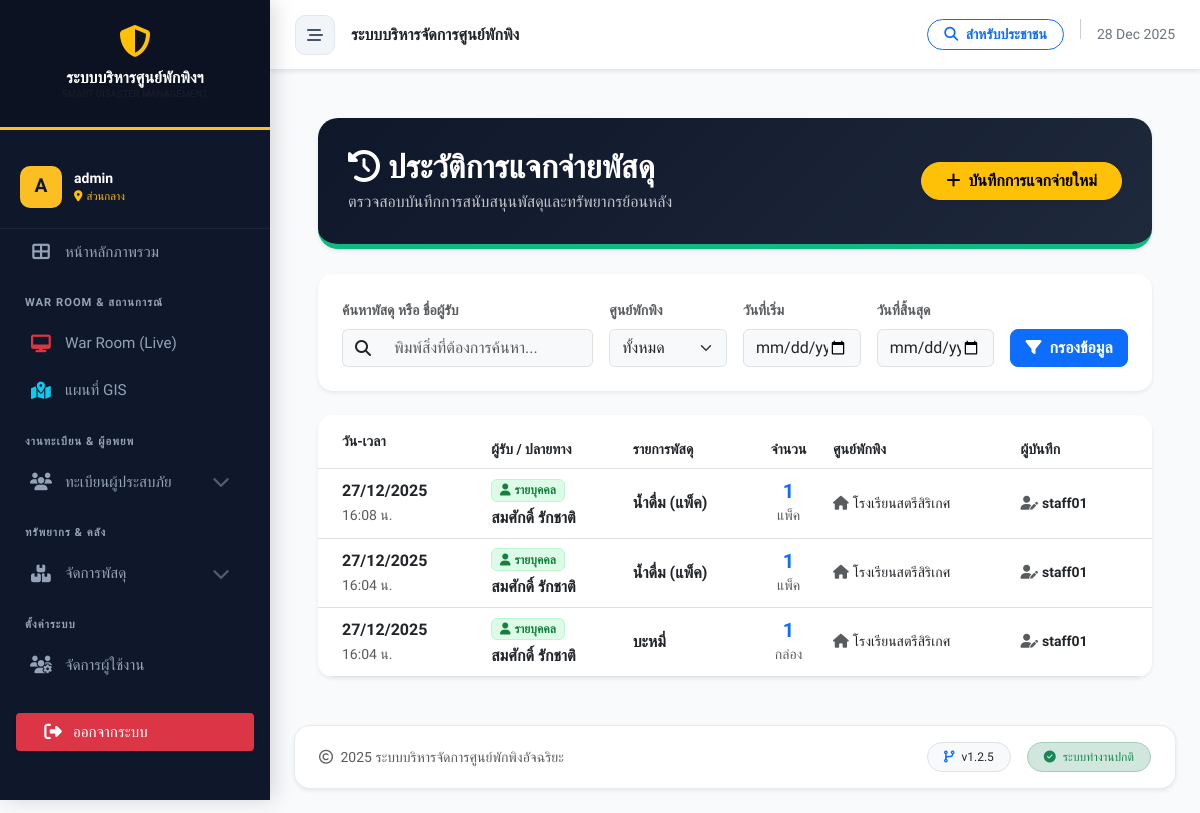
The app's page /distribution_history.php (signed in) with its own data.
### tables this page shows
CREATE TABLE `distributions` (
  `id` int(11) NOT NULL,
  `evacuee_id` int(11) NOT NULL COMMENT 'รหัสผู้อพยพ',
  `item_id` int(11) NOT NULL COMMENT 'รหัสพัสดุในคลัง',
  `quantity` int(11) NOT NULL DEFAULT 1 COMMENT 'จำนวนที่แจก',
  `created_at` timestamp NOT NULL DEFAULT current_timestamp(),
  `recipient_type` enum('evacuee','general') DEFAULT 'evacuee',
  `recipient_group` varchar(255) DEFAULT NULL,
  `proxy_receiver` varchar(255) DEFAULT NULL,
  `note` text DEFAULT NULL,
  `created_by` int(11) DEFAULT NULL
);

CREATE TABLE `evacuees` (
  `id` int(11) NOT NULL,
  `incident_id` int(11) NOT NULL,
  `shelter_id` int(11) DEFAULT NULL,
  `stay_type` enum('in_center','out_center') DEFAULT 'in_center',
  `stay_detail` text DEFAULT NULL COMMENT 'รายละเอียดที่พัก (กรณีพักนอกศูนย์)',
  `id_card` varchar(13) DEFAULT NULL COMMENT 'เลขบัตรประชาชน',
  `id_card_address` text DEFAULT NULL,
  `current_address` text DEFAULT NULL,
  `address_card` text DEFAULT NULL COMMENT 'ที่อยู่ตามบัตรประชาชน',
  `prefix` varchar(20) DEFAULT NULL,
  `first_name` varchar(100) NOT NULL,
  `last_name` varchar(100) NOT NULL,
  `phone` varchar(20) DEFAULT NULL,
  `address` text DEFAULT NULL,
  `health_status` varchar(100) DEFAULT 'Normal',
  `needs` text DEFAULT NULL,
  `gender` enum('male','female','other') DEFAULT NULL,
  `age` int(3) DEFAULT NULL,
  `health_condition` text DEFAULT NULL COMMENT 'โรคประจำตัว/ยาที่แพ้',
  `vulnerable_detail` varchar(255) DEFAULT NULL,
  `registered_by` int(11) DEFAULT NULL COMMENT 'ID เจ้าหน้าที่ที่ลงทะเบียนให้',
  `check_in_date` datetime NOT NULL DEFAULT current_timestamp(),
  `check_out_date` datetime DEFAULT NULL,
  `updated_at` datetime DEFAULT NULL ON UPDATE current_timestamp(),
  `created_at` datetime NOT NULL DEFAULT current_timestamp(),
  `triage_level` enum('green','yellow','red') DEFAULT 'green',
  `medical_condition` text DEFAULT NULL COMMENT 'อาการ/โรคประจำตัว',
  `drug_allergy` text DEFAULT NULL COMMENT 'ประวัติการแพ้ยา',
  `last_medical_check` datetime DEFAULT NULL,
  `id_card_no` varchar(20) DEFAULT NULL,
  `id_card_moo` varchar(10) DEFAULT NULL,
  `id_card_subdistrict` varchar(100) DEFAULT NULL,
  `id_card_district` varchar(100) DEFAULT NULL,
  `id_card_province` varchar(100) DEFAULT NULL,
  `id_card_zipcode` varchar(10) DEFAULT NULL,
  `current_no` varchar(20) DEFAULT NULL,
  `current_moo` varchar(10) DEFAULT NULL,
  `current_subdistrict` varchar(100) DEFAULT NULL,
  `current_district` varchar(100) DEFAULT NULL,
  `current_province` varchar(100) DEFAULT NULL,
  `current_zipcode` varchar(10) DEFAULT NULL,
  `id_type` enum('thai_id','passport','other','none') DEFAULT 'thai_id',
  `birth_date` date DEFAULT NULL,
  `religion` varchar(50) DEFAULT NULL,
  `occupation` varchar(100) DEFAULT NULL,
  `skills` text DEFAULT NULL,
  `dietary_restriction` varchar(255) DEFAULT NULL,
  `emergency_contact_name` varchar(255) DEFAULT NULL,
  `emergency_contact_phone` varchar(20) DEFAULT NULL,
  `family_code` varchar(50) DEFAULT NULL COMMENT 'รหัสกลุ่มครอบครัว',
  `is_family_head` tinyint(1) DEFAULT 0,
  `vulnerable_type` text DEFAULT NULL COMMENT 'เก็บข้อมูลแบบ comma-separated',
  `created_by` int(11) DEFAULT NULL
);

CREATE TABLE `inventory` (
  `id` int(11) NOT NULL,
  `shelter_id` int(11) NOT NULL,
  `item_name` varchar(100) NOT NULL,
  `quantity` int(11) NOT NULL DEFAULT 0,
  `unit` varchar(20) NOT NULL,
  `last_updated` timestamp NOT NULL DEFAULT current_timestamp(),
  `category` varchar(50) DEFAULT 'general'
);

CREATE TABLE `shelters` (
  `id` int(11) NOT NULL,
  `incident_id` int(11) NOT NULL COMMENT 'ผูกกับเหตุการณ์ไหน',
  `name` varchar(200) NOT NULL COMMENT 'ชื่อศูนย์',
  `location` text NOT NULL COMMENT 'ที่ตั้ง',
  `district` varchar(100) DEFAULT NULL,
  `province` varchar(100) DEFAULT NULL,
  `latitude` decimal(10,8) DEFAULT NULL,
  `longitude` decimal(11,8) DEFAULT NULL,
  `capacity` int(11) NOT NULL DEFAULT 0 COMMENT 'ความจุสูงสุด',
  `contact_person` varchar(255) DEFAULT NULL,
  `contact_phone` varchar(20) DEFAULT NULL,
  `status` enum('open','full','closed') NOT NULL DEFAULT 'open',
  `last_updated` datetime DEFAULT NULL,
  `created_at` datetime DEFAULT current_timestamp()
);

CREATE TABLE `users` (
  `id` int(11) NOT NULL,
  `username` varchar(50) NOT NULL COMMENT 'ชื่อผู้ใช้',
  `password` varchar(255) NOT NULL COMMENT 'รหัสผ่าน (Hashed)',
  `first_name` varchar(100) DEFAULT '',
  `last_name` varchar(100) DEFAULT '',
  `full_name` varchar(100) NOT NULL COMMENT 'ชื่อ-นามสกุล',
  `role` varchar(50) NOT NULL DEFAULT 'staff',
  `shelter_id` int(11) DEFAULT NULL COMMENT 'สังกัดศูนย์พักพิง',
  `created_at` timestamp NOT NULL DEFAULT current_timestamp(),
  `last_login` datetime DEFAULT NULL
);

### distribution_history.php (the view, shortened to what this page needs)
<?php
require_once 'config/db.php';
$search = isset($_GET['search']) ? trim($_GET['search']) : '';
$f_date_start = isset($_GET['date_start']) ? $_GET['date_start'] : '';
$f_date_end = isset($_GET['date_end']) ? $_GET['date_end'] : '';
$where_clauses = ["1=1"];
$where_sql = implode(" AND ", $where_clauses);
$sql = "SELECT d.*,
               e.first_name, e.last_name,
               i.item_name, i.unit,
               s.name as shelter_name,
               u.username as recorder_name
        FROM distributions d
        LEFT JOIN evacuees e ON d.evacuee_id = e.id
        JOIN inventory i ON d.item_id = i.id
        JOIN shelters s ON i.shelter_id = s.id
        LEFT JOIN users u ON d.created_by = u.id
        WHERE $where_sql
        ORDER BY d.created_at DESC LIMIT 100";
$stmt = $conn->prepare($sql);
$stmt->execute();
$history = $stmt->get_result()->fetch_all(MYSQLI_ASSOC);
include 'includes/header.php';
?>
<div class="container-fluid px-4 py-4">
    <div class="history-header shadow-sm">
        <div class="row align-items-center">
            <div class="col-md-7">
                <h2 class="fw-bold mb-1"><i class="fas fa-history me-2"></i>ประวัติการแจกจ่ายพัสดุ</h2>
                <p class="opacity-75 mb-0">ตรวจสอบบันทึกการสนับสนุนพัสดุและทรัพยากรย้อนหลัง</p>
            </div>
            <div class="col-md-5 text-md-end mt-3 mt-md-0">
                <a href="distribution_manager.php" class="btn btn-warning fw-bold rounded-pill px-4 shadow-sm">
                    <i class="fas fa-plus me-2"></i>บันทึกการแจกจ่ายใหม่
                </a>
            </div>
        </div>
    </div>
    <div class="card filter-card shadow-sm mb-4">
        <div class="card-body p-4">
            <form method="GET" class="row g-3">
                <div class="col-md-4">
                    <label class="form-label small fw-bold text-muted">ค้นหาพัสดุ หรือ ชื่อผู้รับ</label>
                    <div class="input-group">
                        <span class="input-group-text bg-light border-end-0"><i class="fas fa-search"></i></span>
                        <input type="text" name="search" class="form-control bg-light border-start-0" value="<?php echo htmlspecialchars($search); ?>" placeholder="พิมพ์สิ่งที่ต้องการค้นหา...">
                    </div>
                </div>
                <?php if($role === 'admin'): ?>
                <div class="col-md-2">
                    <label class="form-label small fw-bold text-muted">ศูนย์พักพิง</label>
                    <select name="f_shelter" class="form-select bg-light">
                        <option value="0">ทั้งหมด</option>
                    </select>
                </div>
                <?php endif; ?>
                <div class="col-md-2">
                    <label class="form-label small fw-bold text-muted">วันที่เริ่ม</label>
                    <input type="date" name="date_start" class="form-control bg-light" value="<?php echo $f_date_start; ?>">
                </div>
                <div class="col-md-2">
                    <label class="form-label small fw-bold text-muted">วันที่สิ้นสุด</label>
                    <input type="date" name="date_end" class="form-control bg-light" value="<?php echo $f_date_end; ?>">
                </div>
                <div class="col-md-2 d-flex align-items-end">
                    <button type="submit" class="btn btn-primary w-100 fw-bold rounded-3">
                        <i class="fas fa-filter me-2"></i>กรองข้อมูล
                    </button>
                </div>
            </form>
        </div>
    </div>
    <div class="card table-card shadow-sm">
        <div class="card-body p-0">
            <div class="table-responsive">
                <table class="table table-hover align-middle mb-0">
                    <thead class="bg-light text-muted small text-uppercase">
                        <tr>
                            <th class="ps-4 py-3">วัน-เวลา</th>
                            <th>ผู้รับ / ปลายทาง</th>
                            <th>รายการพัสดุ</th>
                            <th class="text-center">จำนวน</th>
                            <th>ศูนย์พักพิง</th>
                            <th class="pe-4">ผู้บันทึก</th>
                        </tr>
                    </thead>
                    <tbody>
                        <?php if(!empty($history)): ?>
                            <?php foreach($history as $row): ?>
                            <tr>
                                <td class="ps-4">
                                    <div class="fw-bold text-dark"><?php echo date('d/m/Y', strtotime($row['created_at'])); ?></div>
                                    <small class="text-muted"><?php echo date('H:i', strtotime($row['created_at'])); ?> น.</small>
                                </td>
                                <td>
                                    <?php if($row['recipient_type'] === 'evacuee'): ?>
                                        <span class="badge badge-evacuee mb-1"><i class="fas fa-user me-1"></i>รายบุคคล</span>
                                        <div class="fw-bold text-dark"><?php echo htmlspecialchars($row['first_name'] . ' ' . $row['last_name']); ?></div>
                                    <?php else: ?>
                                        <span class="badge badge-general mb-1"><i class="fas fa-users me-1"></i>หน่วยงาน</span>
                                        <div class="fw-bold text-dark"><?php echo htmlspecialchars($row['recipient_group']); ?></div>
                                    <?php endif; ?>
                                </td>
                                <td>
                                    <div class="fw-bold"><?php echo htmlspecialchars($row['item_name']); ?></div>
                                </td>
                                <td class="text-center">
                                    <div class="h5 fw-bold text-primary mb-0"><?php echo number_format($row['quantity']); ?></div>
                                    <small class="text-muted"><?php echo htmlspecialchars($row['unit']); ?></small>
                                </td>
                                <td>
                                    <div class="small"><i class="fas fa-home me-1 text-muted"></i><?php echo htmlspecialchars($row['shelter_name']); ?></div>
                                </td>
                                <td class="pe-4">
                                    <div class="small fw-bold text-dark"><i class="fas fa-user-edit me-1 text-muted"></i><?php echo htmlspecialchars($row['recorder_name'] ?? 'System'); ?></div>
                                </td>
                            </tr>
                            <?php endforeach; ?>
                        <?php endif; ?>
                    </tbody>
                </table>
            </div>
        </div>
    </div>
</div>
<?php include 'includes/footer.php'; ?>

### assets/css/style.css (style rules this page uses)
:root { --sidebar-width: 280px; --sidebar-collapsed-width: 0px; --primary-color: #2563eb; --primary-dark: #1e40af; --bg-color: #f8fafc; --sidebar-bg: #0f172a; --text-color: #334155; --transition-speed: 0.3s; }
body { font-family: 'Sarabun', sans-serif; background-color: var(--bg-color); color: var(--text-color); overflow-x: hidden; }

### includes/header.php (style rules this page uses)
:root { --sidebar-width: 270px; --nav-bg: #0f172a; --nav-hover: #1e293b; --active-gold: #fbbf24; --text-main: #f1f5f9; --text-muted: #94a3b8; --body-bg: #f8fafc; }
body { font-family: 'Prompt', sans-serif; background-color: var(--body-bg); color: #334155; overflow-x: hidden; }

### distribution_history.php (style rules this page uses)
.history-header { background: linear-gradient(135deg, #0f172a 0%, #1e293b 100%); color: white; padding: 30px; border-radius: 20px; margin-bottom: 25px; border-bottom: 5px solid #10b981; }
.filter-card { border-radius: 15px; border: none; background: #fff; }
.table-card { border-radius: 15px; border: none; overflow: hidden; }
.badge-evacuee { background-color: #dcfce7; color: #15803d; border: 1px solid #bbf7d0; }

### records on screen
distributions: created_at "27/12/2025", created_at "16:08", evacuee.last_name "สมศักดิ์ รักชาติ", inventory.item_name "น้ำดื่ม (แพ็ค)", quantity "1", inventory.unit "แพ็ค", shelters.name "โรงเรียนสตรีสิริเกศ", users.username "staff01"
distributions: created_at "27/12/2025", created_at "16:04", evacuee.last_name "สมศักดิ์ รักชาติ", inventory.item_name "น้ำดื่ม (แพ็ค)", quantity "1", inventory.unit "แพ็ค", shelters.name "โรงเรียนสตรีสิริเกศ", users.username "staff01"
distributions: created_at "27/12/2025", created_at "16:04", evacuee.last_name "สมศักดิ์ รักชาติ", inventory.item_name "บะหมี่", quantity "1", inventory.unit "กล่อง", shelters.name "โรงเรียนสตรีสิริเกศ", users.username "staff01"

### other values on screen
substr($_SESSION['username'] ?? 'U', 0, 1) "A"
$_SESSION['username'] "admin"
$user_shelter_name ?: 'ส่วนกลาง' "ส่วนกลาง"
